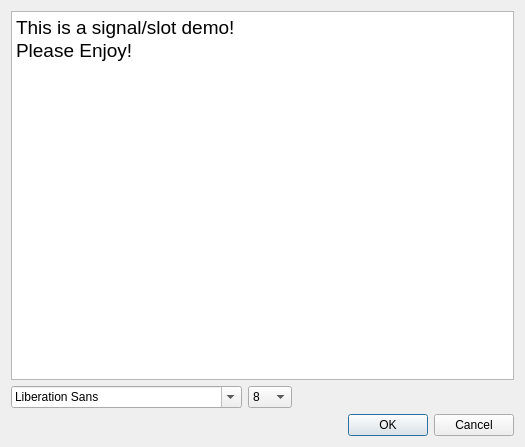
<?xml version="1.0" encoding="UTF-8"?>
<ui version="4.0">
 <class>CDialog</class>
 <widget class="QDialog" name="CDialog">
  <property name="geometry">
   <rect>
    <x>0</x>
    <y>0</y>
    <width>525</width>
    <height>447</height>
   </rect>
  </property>
  <property name="windowTitle">
   <string>Dialog</string>
  </property>
  <layout class="QGridLayout" name="gridLayout_2">
   <item row="2" column="0">
    <layout class="QGridLayout" name="gridLayout"/>
   </item>
   <item row="1" column="0">
    <layout class="QHBoxLayout" name="horizontalLayout">
     <item>
      <widget class="QFontComboBox" name="fontComboBox"/>
     </item>
     <item>
      <widget class="QComboBox" name="cbFontSize">
       <item>
        <property name="text">
         <string>8</string>
        </property>
       </item>
       <item>
        <property name="text">
         <string>10</string>
        </property>
       </item>
       <item>
        <property name="text">
         <string>12</string>
        </property>
       </item>
       <item>
        <property name="text">
         <string>16</string>
        </property>
       </item>
       <item>
        <property name="text">
         <string>24</string>
        </property>
       </item>
       <item>
        <property name="text">
         <string>32</string>
        </property>
       </item>
       <item>
        <property name="text">
         <string>64</string>
        </property>
       </item>
      </widget>
     </item>
     <item>
      <spacer name="horizontalSpacer">
       <property name="orientation">
        <enum>Qt::Horizontal</enum>
       </property>
       <property name="sizeHint" stdset="0">
        <size>
         <width>40</width>
         <height>20</height>
        </size>
       </property>
      </spacer>
     </item>
    </layout>
   </item>
   <item row="3" column="0">
    <layout class="QHBoxLayout" name="horizontalLayout_2">
     <item>
      <spacer name="horizontalSpacer_2">
       <property name="orientation">
        <enum>Qt::Horizontal</enum>
       </property>
       <property name="sizeHint" stdset="0">
        <size>
         <width>40</width>
         <height>20</height>
        </size>
       </property>
      </spacer>
     </item>
     <item>
      <widget class="QDialogButtonBox" name="buttonBox">
       <property name="orientation">
        <enum>Qt::Horizontal</enum>
       </property>
       <property name="standardButtons">
        <set>QDialogButtonBox::Cancel|QDialogButtonBox::Ok</set>
       </property>
      </widget>
     </item>
    </layout>
   </item>
   <item row="0" column="0">
    <widget class="QPlainTextEdit" name="plainTextEdit">
     <property name="font">
      <font>
       <family>Arial</family>
       <pointsize>14</pointsize>
      </font>
     </property>
     <property name="plainText">
      <string>This is a signal/slot demo!
Please Enjoy!</string>
     </property>
    </widget>
   </item>
  </layout>
 </widget>
 <resources/>
 <connections>
  <connection>
   <sender>buttonBox</sender>
   <signal>accepted()</signal>
   <receiver>CDialog</receiver>
   <slot>accept()</slot>
   <hints>
    <hint type="sourcelabel">
     <x>248</x>
     <y>254</y>
    </hint>
    <hint type="destinationlabel">
     <x>157</x>
     <y>274</y>
    </hint>
   </hints>
  </connection>
  <connection>
   <sender>buttonBox</sender>
   <signal>rejected()</signal>
   <receiver>CDialog</receiver>
   <slot>reject()</slot>
   <hints>
    <hint type="sourcelabel">
     <x>316</x>
     <y>260</y>
    </hint>
    <hint type="destinationlabel">
     <x>286</x>
     <y>274</y>
    </hint>
   </hints>
  </connection>
 </connections>
</ui>
